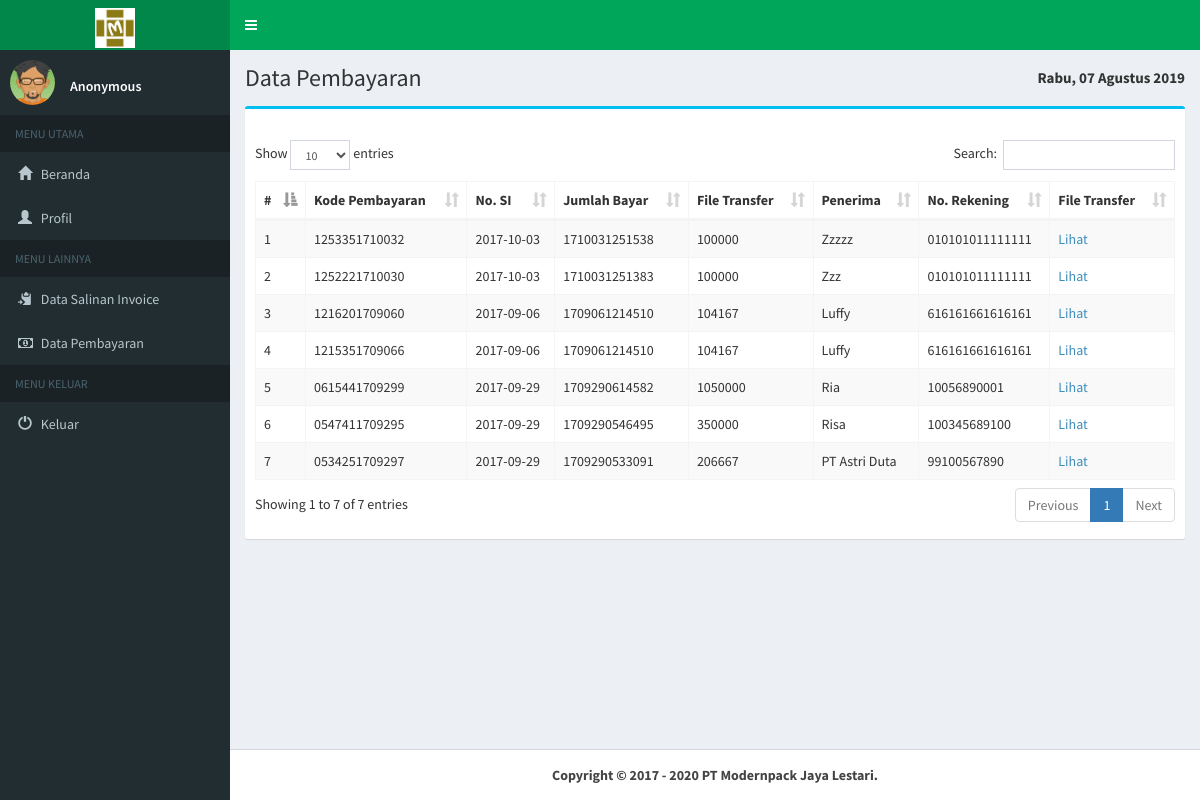
/pages/finance/index.php?hal=byr (signed in), run on the app's committed database.
### tables this page shows
CREATE TABLE IF NOT EXISTS `pegawai` (
  `kd_pegawai` char(4) NOT NULL,
  `nm_pegawai` varchar(30) NOT NULL,
  `bagian` varchar(15) DEFAULT NULL,
  `alamat_pegawai` text NOT NULL,
  `no_telp_pegawai` varchar(13) NOT NULL,
  `password` varchar(10) NOT NULL,
  `level` char(1) NOT NULL
);

CREATE TABLE IF NOT EXISTS `pembayaran` (
  `kd_pembayaran` char(13) NOT NULL,
  `tgl_pembayaran` date NOT NULL,
  `no_si` char(13) NOT NULL,
  `jumlah_pembayaran` int(9) NOT NULL,
  `file_tf` text NOT NULL,
  `nm_penerima` varchar(30) NOT NULL,
  `no_rek` varchar(15) NOT NULL
);

CREATE TABLE IF NOT EXISTS `salinan_invoice` (
  `no_si` char(13) NOT NULL,
  `tgl_si` date NOT NULL,
  `total_tagihan` int(9) NOT NULL,
  `tgl_jatuh_tempo` date NOT NULL,
  `batas_cicilan` int(2) NOT NULL,
  `total_pembayaran` int(9) NOT NULL,
  `cicilan_ke` int(2) NOT NULL,
  `kd_ttb` char(8) NOT NULL
);

### pages/finance/data/pembayaran/data.php (the view, shortened to what this page needs)
<div class="content-wrapper">
  <section class="content-header">
    <h1>
    Data Pembayaran
    </h1>
    <ol class="breadcrumb">
      <b><p style="font-size:15px; margin-top:-5px"><?php echo tglIndonesia(date('D, d F Y')); ?></p></b>
    </ol>
  </section>
  <section class="content">
    <div class="box box-info">
      <div class="box-header">
      </div>
      <div class="box-body">
        <div class="row">
          <div class="col-md-8">
          </div>
        </div>
        <table id="example1" class="table table-bordered table-striped">
          <thead>
            <tr>
              <th>#</th>
              <th>Kode Pembayaran</th>
              <th>No. SI</th>
              <th>Jumlah Bayar</th>
              <th>File Transfer</th>
              <th>Penerima</th>
              <th>No. Rekening</th>
              <th>File Transfer</th>
            </tr>
          </thead>
          <tbody>
            <?php
            $query = "SELECT a.*,b.* from pembayaran a, salinan_invoice b where a.no_si=b.no_si order by kd_pembayaran desc";
            $tampil = mysql_query($query);
            $no = 1;
            while ($r = mysql_fetch_array($tampil)) {
            echo "
            <tr>
              <td>$no</td>
              <td>$r[kd_pembayaran]</td>
              <td>$r[tgl_pembayaran]</td>
              <td>$r[no_si]</td>
              <td>$r[jumlah_pembayaran]</td>
              <td style='text-transform: capitalize'>$r[nm_penerima]</td>
              <td>$r[no_rek]</td> "?>
              <td> <a href="../../pembayaran/<?php echo $r['file_tf'];?>">Lihat</a></td>
              <?php echo"
            </tr>
            ";
            $no++;}
            ?>
          </tbody>
        </table>
      </div>
    </div>
  </section>
</div>

### pages/finance/header.php (shortened to what this page needs)
<?php
  function tglIndonesia($str){
        $tr   = trim($str);
        $str    = str_replace(array('Sun', 'Mon', 'Tue', 'Wed', 'Thu', 'Fri', 'Sat', 'January', 'February', 'March', 'April', 'May', 'June', 'July', 'August', 'September', 'October', 'November', 'December'), array('Minggu', 'Senin', 'Selasa', 'Rabu', 'Kamis', 'Jum\'at', 'Sabtu', 'Januari', 'Februari', 'Maret', 'April', 'Mei', 'Juni', 'Juli', 'Agustus', 'September', 'Oktober', 'November', 'Desember'), $tr);
        return $str;
    }
?>
<!DOCTYPE html>
<html>
<head>
  <link rel="stylesheet" href="../../bootstrap/css/bootstrap.min.css">
  <link rel="stylesheet" href="https://cdnjs.cloudflare.com/ajax/libs/font-awesome/4.5.0/css/font-awesome.min.css">
  <link rel="stylesheet" href="https://cdnjs.cloudflare.com/ajax/libs/ionicons/2.0.1/css/ionicons.min.css">
  <link rel="stylesheet" href="../../plugins/daterangepicker/daterangepicker.css">
  <link rel="stylesheet" href="../../plugins/datepicker/datepicker3.css">
  <link rel="stylesheet" href="../../plugins/iCheck/all.css">
  <link rel="stylesheet" href="../../plugins/colorpicker/bootstrap-colorpicker.min.css">
  <link rel="stylesheet" href="../../plugins/timepicker/bootstrap-timepicker.min.css">
  <link rel="stylesheet" href="../../plugins/select2/select2.min.css">
  <link rel="stylesheet" href="../../dist/css/AdminLTE.min.css">
  <link rel="stylesheet" href="../../plugins/datatables/dataTables.bootstrap.css">
  <link rel="stylesheet" href="../../dist/css/skins/_all-skins.min.css">
</head>
<body class="hold-transition skin-green sidebar-mini">
<div class="wrapper">
  <header class="main-header">
    <a href="index.php" class="logo">
      <span class="logo-lg"><img src="../../images/logo.png" height="40" width="40"></span>
    </a>
    <nav class="navbar navbar-static-top">
      <a href="#" class="sidebar-toggle" data-toggle="offcanvas" role="button">
      </a>
    </nav>
  </header>
  <aside class="main-sidebar">
    <section class="sidebar">
      <div class="user-panel">
        <div class="pull-left image">
          <img src="../../dist/img/avatar04.png" class="img-circle" alt="User Image">
        </div>
        <div class="pull-left info">
          <?php
            $kd = $_SESSION['kd_pegawai'];
            $sql = "select kd_pegawai,nm_pegawai from pegawai where kd_pegawai='".$kd."'";
            $query = mysql_query($sql);
            while($data = mysql_fetch_array($query)){
              echo  "<br><p>" .$data['nm_pegawai']. "</b></p>";
            }
          ?>
        </div>
      </div>
      <ul class="sidebar-menu">
        <li class="header">MENU UTAMA</li>
        <li><a href="index.php?hal=beranda"><i class="glyphicon glyphicon-home"></i> <span>Beranda</span></a></li>
        <li><a href="index.php?hal=pfl"><i class="glyphicon glyphicon-user"></i> <span>Profil</span></a></li>
        <li class="header">MENU LAINNYA</li>
        <li><a href="index.php?hal=dsi"><i class="glyphicon glyphicon-copy"></i> <span>Data Salinan Invoice</span></a></li>
        <li><a href="index.php?hal=byr"><i class="fa fa-money"></i> <span>Data Pembayaran</span></a></li>
        <li class="header">MENU KELUAR</li>
        <li><a href="keluar.php"><i class="glyphicon glyphicon-off"></i> <span>Keluar</span></a></li>
      </ul>
    </section>
  </aside>

### data on the page
pegawai: nm_pegawai "Anonymous"
pembayaran: kd_pembayaran "1253351710032", tgl_pembayaran "2017-10-03", no_si.no_si "1710031251538", jumlah_pembayaran "100000", nm_penerima "Zzzzz", no_rek "010101011111111"
pembayaran: kd_pembayaran "1252221710030", tgl_pembayaran "2017-10-03", no_si.no_si "1710031251383", jumlah_pembayaran "100000", nm_penerima "Zzz", no_rek "010101011111111"
pembayaran: kd_pembayaran "1216201709060", tgl_pembayaran "2017-09-06", no_si.no_si "1709061214510", jumlah_pembayaran "104167", nm_penerima "Luffy", no_rek "616161661616161"
pembayaran: kd_pembayaran "1215351709066", tgl_pembayaran "2017-09-06", no_si.no_si "1709061214510", jumlah_pembayaran "104167", nm_penerima "Luffy", no_rek "616161661616161"
pembayaran: kd_pembayaran "0615441709299", tgl_pembayaran "2017-09-29", no_si.no_si "1709290614582", jumlah_pembayaran "1050000", nm_penerima "Ria", no_rek "10056890001"
pembayaran: kd_pembayaran "0547411709295", tgl_pembayaran "2017-09-29", no_si.no_si "1709290546495", jumlah_pembayaran "350000", nm_penerima "Risa", no_rek "100345689100"
pembayaran: kd_pembayaran "0534251709297", tgl_pembayaran "2017-09-29", no_si.no_si "1709290533091", jumlah_pembayaran "206667", nm_penerima "PT Astri Duta", no_rek "99100567890"
